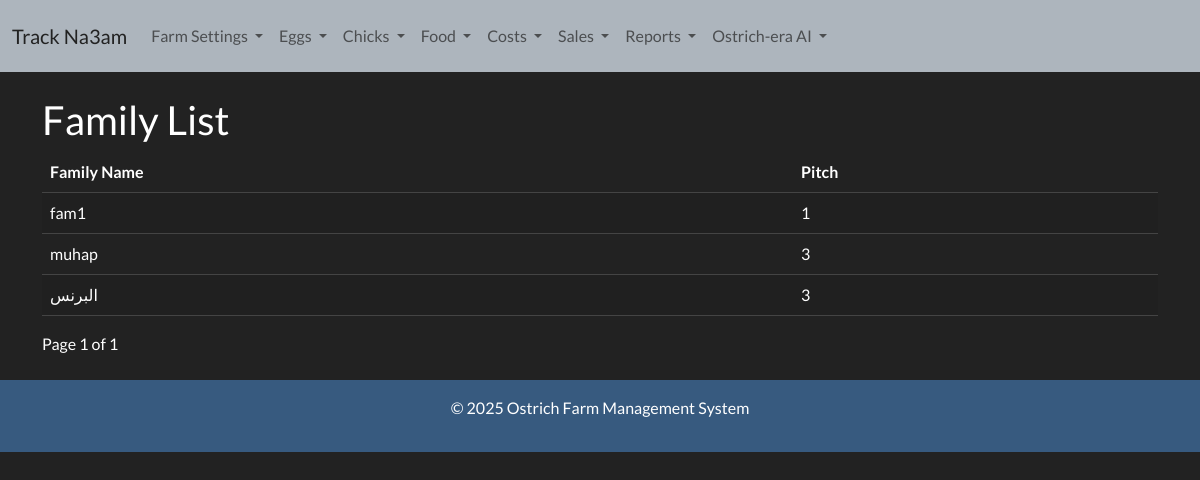
Page /farm_settings/families/ on the earlier database version.
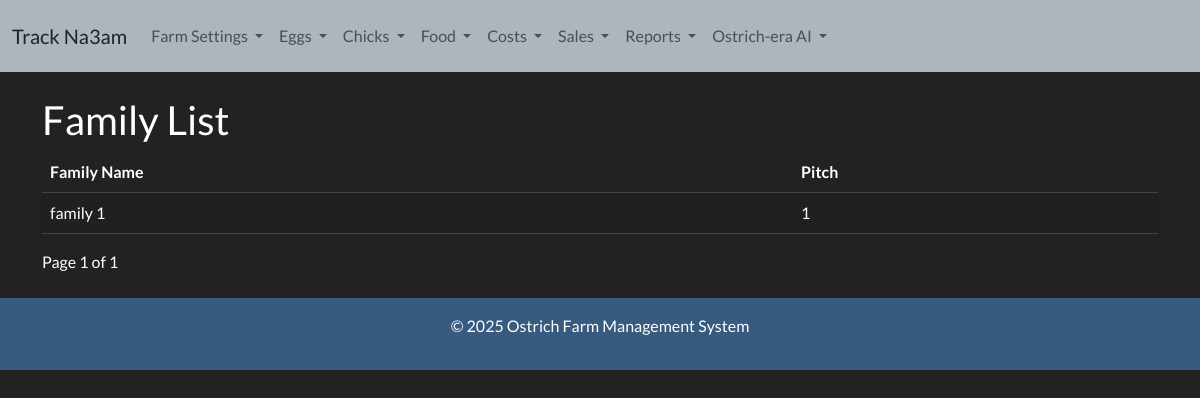
Same page on the later database version.
### ostrich/models.py (models this page shows, shortened)
class Family(models.Model):
    Family_name = models.CharField(max_length=100, null=True)
    pitch = models.ForeignKey(Pitch, on_delete=models.CASCADE, related_name='families')

class Pitch(models.Model):
    pitch_number = models.IntegerField(unique=True)

### ostrich/views.py (the view)
# urls.py: path('farm_settings/families/', views.family_list, name='family_list'),
def family_list(request):
    families = Family.objects.filter(ostriches__status="exists").distinct().order_by('pitch__pitch_number', 'Family_name')
    paginator = Paginator(families, 10)  # Show 10 families per page
    page_number = request.GET.get('page')
    page_families = paginator.get_page(page_number)
    return render(request, 'farm_settings/family_list.html', {'families': page_families})

### templates/farm_settings/family_list.html (shortened to what this page needs)
{% extends 'base.html' %}
{% block content %}
<h2>Family List</h2>
<table class="table table-striped">
    <thead>
        <tr>
            <th>Family Name</th>
            <th>Pitch</th>
        </tr>
    </thead>
    <tbody>
        {% for family in families %}
        <tr>
            <td>{{ family.Family_name }}</td>
            <td>{{ family.pitch.pitch_number }}</td>
        </tr>
        {% empty %}
        <tr>
            <td colspan="2" class="text-center">No families found.</td>
        </tr>
        {% endfor %}
    </tbody>
</table>
<div class="pagination">
    <span>Page {{ families.number }} of {{ families.paginator.num_pages }}</span>
</div>
{% endblock %}

Differences in the rows shown:
no longer on this page (row edited): Family: Family_name "fam1", pitch.pitch_number "1"
removed Family: Family_name "muhap", pitch.pitch_number "3"
removed Family: Family_name "البرنس", pitch.pitch_number "3"
now on this page (row edited): Family: Family_name "family 1", pitch.pitch_number "1"
